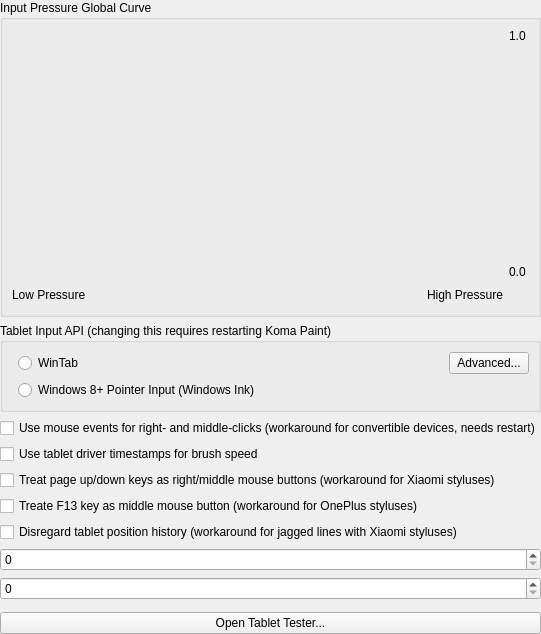
<?xml version="1.0" encoding="UTF-8"?>
<ui version="4.0">
 <author>
    SPDX-FileCopyrightText: none
    SPDX-License-Identifier: GPL-3.0-or-later
  </author>
 <class>WdgTabletSettings</class>
 <widget class="QWidget" name="WdgTabletSettings">
  <property name="windowTitle">
   <string>Color Settings</string>
  </property>
  <layout class="QVBoxLayout" name="verticalLayout_2">
   <property name="leftMargin">
    <number>0</number>
   </property>
   <property name="topMargin">
    <number>0</number>
   </property>
   <property name="rightMargin">
    <number>0</number>
   </property>
   <property name="bottomMargin">
    <number>0</number>
   </property>
   <item>
    <widget class="QGroupBox" name="groupBox">
     <property name="title">
      <string>Input Pressure Global Curve</string>
     </property>
     <layout class="QGridLayout" name="gridLayout">
      <item row="0" column="0">
       <widget class="KisCurveWidget" name="pressureCurve" native="true">
        <property name="sizePolicy">
         <sizepolicy hsizetype="MinimumExpanding" vsizetype="MinimumExpanding">
          <horstretch>0</horstretch>
          <verstretch>0</verstretch>
         </sizepolicy>
        </property>
        <property name="minimumSize">
         <size>
          <width>200</width>
          <height>250</height>
         </size>
        </property>
        <property name="autoFillBackground">
         <bool>false</bool>
        </property>
       </widget>
      </item>
      <item row="1" column="0">
       <layout class="QHBoxLayout" name="horizontalLayout">
        <item>
         <widget class="QLabel" name="label_2">
          <property name="sizePolicy">
           <sizepolicy hsizetype="Fixed" vsizetype="Preferred">
            <horstretch>0</horstretch>
            <verstretch>0</verstretch>
           </sizepolicy>
          </property>
          <property name="text">
           <string>Low Pressure</string>
          </property>
         </widget>
        </item>
        <item>
         <spacer name="horizontalSpacer">
          <property name="orientation">
           <enum>Qt::Horizontal</enum>
          </property>
          <property name="sizeHint" stdset="0">
           <size>
            <width>40</width>
            <height>20</height>
           </size>
          </property>
         </spacer>
        </item>
        <item>
         <widget class="QLabel" name="label_3">
          <property name="sizePolicy">
           <sizepolicy hsizetype="Fixed" vsizetype="Preferred">
            <horstretch>0</horstretch>
            <verstretch>0</verstretch>
           </sizepolicy>
          </property>
          <property name="text">
           <string>High Pressure</string>
          </property>
         </widget>
        </item>
       </layout>
      </item>
      <item row="0" column="1">
       <layout class="QVBoxLayout" name="verticalLayout">
        <item>
         <widget class="QLabel" name="label_5">
          <property name="text">
           <string>1.0</string>
          </property>
         </widget>
        </item>
        <item>
         <spacer name="verticalSpacer">
          <property name="orientation">
           <enum>Qt::Vertical</enum>
          </property>
          <property name="sizeHint" stdset="0">
           <size>
            <width>20</width>
            <height>40</height>
           </size>
          </property>
         </spacer>
        </item>
        <item>
         <widget class="QLabel" name="label_4">
          <property name="text">
           <string>0.0</string>
          </property>
         </widget>
        </item>
       </layout>
      </item>
     </layout>
    </widget>
   </item>
   <item>
    <widget class="QGroupBox" name="grpTabletApi">
     <property name="title">
      <string>Tablet Input API (changing this requires restarting Koma Paint)</string>
     </property>
     <layout class="QFormLayout" name="formLayout_2">
      <item row="0" column="1">
       <layout class="QHBoxLayout" name="horizontalLayout_2">
        <item>
         <widget class="QRadioButton" name="radioWintab">
          <property name="text">
           <string>WinTab</string>
          </property>
         </widget>
        </item>
        <item>
         <spacer name="horizontalSpacer_3">
          <property name="orientation">
           <enum>Qt::Horizontal</enum>
          </property>
          <property name="sizeHint" stdset="0">
           <size>
            <width>40</width>
            <height>20</height>
           </size>
          </property>
         </spacer>
        </item>
        <item>
         <widget class="QPushButton" name="btnResolutionSettings">
          <property name="text">
           <string comment="Tablet mapping settings">Advanced...</string>
          </property>
         </widget>
        </item>
       </layout>
      </item>
      <item row="1" column="1">
       <widget class="QRadioButton" name="radioWin8PointerInput">
        <property name="text">
         <string>Windows 8+ Pointer Input (Windows Ink)</string>
        </property>
       </widget>
      </item>
     </layout>
    </widget>
   </item>
   <item>
    <widget class="QCheckBox" name="chkUseRightMiddleClickWorkaround">
     <property name="toolTip">
      <string>&lt;html&gt;&lt;head/&gt;&lt;body&gt;&lt;p&gt;Some tablet devices don't pass barrel-button clicks via tablet API. If you have such a device, you can try activate this workaround. Koma Paint will try to read right- and middle-button clicks from the mouse events stream. It may or may not work on your device (depends on the tablet driver implementation).&lt;/p&gt;&lt;p&gt;&lt;br/&gt;&lt;/p&gt;&lt;p&gt;After changing this option Koma Paint should be restarted.&lt;/p&gt;&lt;/body&gt;&lt;/html&gt;</string>
     </property>
     <property name="text">
      <string>Use mouse events for right- and middle-clicks (workaround for convertible devices, needs restart)</string>
     </property>
    </widget>
   </item>
   <item>
    <widget class="QCheckBox" name="chkUseTimestampsForBrushSpeed">
     <property name="text">
      <string notr="true">Use tablet driver timestamps for brush speed</string>
     </property>
    </widget>
   </item>
   <item>
    <widget class="QCheckBox" name="chkUsePageUpDownMouseButtonEmulationWorkaround">
     <property name="text">
      <string>Treat page up/down keys as right/middle mouse buttons (workaround for Xiaomi styluses)</string>
     </property>
    </widget>
   </item>
   <item>
    <widget class="QCheckBox" name="chkUseHighFunctionKeyMouseButtonEmulationWorkaround">
     <property name="text">
      <string>Treate F13 key as middle mouse button (workaround for OnePlus styluses)</string>
     </property>
    </widget>
   </item>
   <item>
    <widget class="QCheckBox" name="chkUseIgnoreHistoricTabletEventsWorkaround">
     <property name="text">
      <string>Disregard tablet position history (workaround for jagged lines with Xiaomi styluses)</string>
     </property>
    </widget>
   </item>
   <item>
    <widget class="KisSliderSpinBox" name="intMaxAllowedBrushSpeed" native="true">
     <property name="sizePolicy">
      <sizepolicy hsizetype="MinimumExpanding" vsizetype="Minimum">
       <horstretch>0</horstretch>
       <verstretch>0</verstretch>
      </sizepolicy>
     </property>
     <property name="toolTip">
      <string>Maximum speed mapped to 1.0 for the speed sensor curve. Should be set to the maximum speed you can reach using Tablet Tester</string>
     </property>
    </widget>
   </item>
   <item>
    <widget class="KisSliderSpinBox" name="intBrushSpeedSmoothing" native="true">
     <property name="sizePolicy">
      <sizepolicy hsizetype="MinimumExpanding" vsizetype="Minimum">
       <horstretch>0</horstretch>
       <verstretch>0</verstretch>
      </sizepolicy>
     </property>
     <property name="toolTip">
      <string>Amount of smoothing Koma Paint should do to speed sensor. This value is very hardware-dependent</string>
     </property>
    </widget>
   </item>
   <item>
    <widget class="KisAngleSelector" name="tiltDirectionOffsetAngle" native="true">
     <property name="sizePolicy">
      <sizepolicy hsizetype="MinimumExpanding" vsizetype="Minimum">
       <horstretch>0</horstretch>
       <verstretch>0</verstretch>
      </sizepolicy>
     </property>
     <property name="toolTip">
      <string>Angle offset added to the reported pen tilt direction.</string>
     </property>
    </widget>
   </item>
   <item>
    <widget class="QPushButton" name="btnTabletTest">
     <property name="text">
      <string>Open Tablet Tester...</string>
     </property>
    </widget>
   </item>
   <item>
    <spacer name="verticalSpacer_2">
     <property name="orientation">
      <enum>Qt::Orientation::Vertical</enum>
     </property>
     <property name="sizeHint" stdset="0">
      <size>
       <width>20</width>
       <height>0</height>
      </size>
     </property>
    </spacer>
   </item>
  </layout>
 </widget>
 <customwidgets>
  <customwidget>
   <class>KisSliderSpinBox</class>
   <extends>QSpinBox</extends>
   <header location="global">kis_slider_spin_box.h</header>
   <container>1</container>
  </customwidget>
  <customwidget>
   <class>KisCurveWidget</class>
   <extends>QWidget</extends>
   <header>widgets/kis_curve_widget.h</header>
   <container>1</container>
  </customwidget>
  <customwidget>
   <class>KisAngleSelector</class>
   <extends>QWidget</extends>
   <header location="global">KisAngleSelector.h</header>
   <container>1</container>
  </customwidget>
 </customwidgets>
 <resources/>
 <connections/>
</ui>
